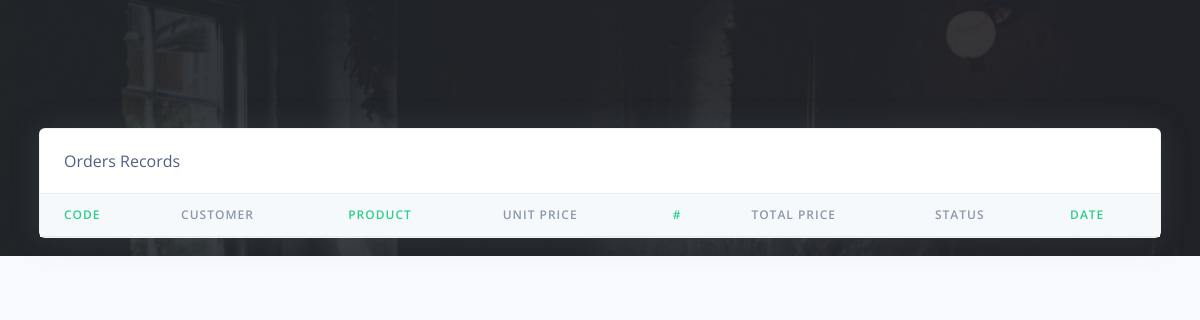
Before: /Restro/cashier/orders_reports.php (signed in) with the older database file.
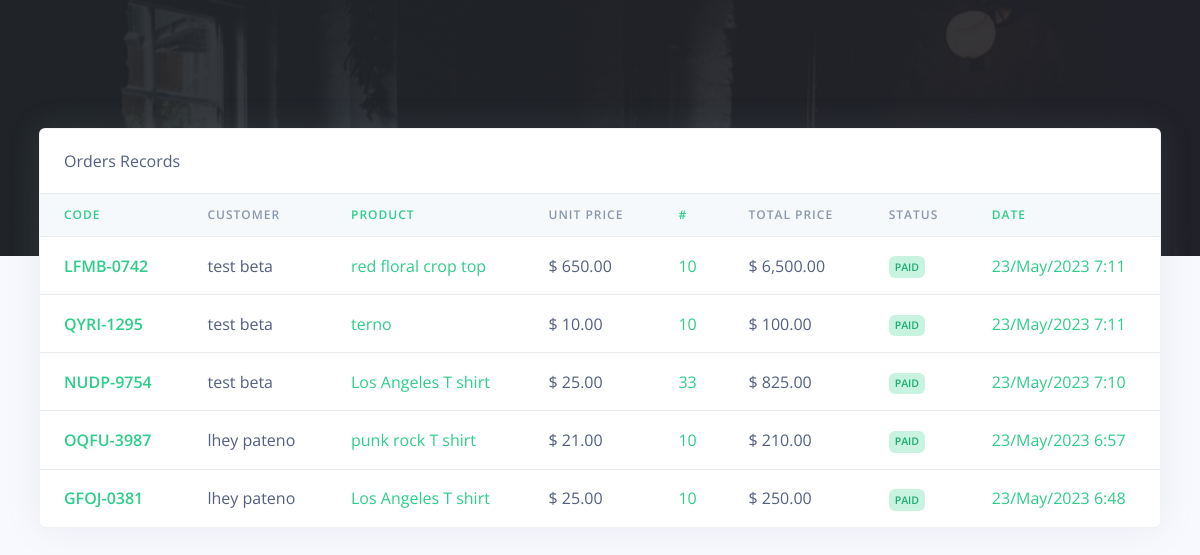
After: the same page with the newer database file.
### tables this page shows
CREATE TABLE `rpos_orders` (
  `order_id` varchar(200) NOT NULL,
  `order_code` varchar(200) NOT NULL,
  `customer_id` varchar(200) NOT NULL,
  `customer_name` varchar(200) NOT NULL,
  `prod_id` varchar(200) NOT NULL,
  `prod_name` varchar(200) NOT NULL,
  `prod_price` varchar(200) NOT NULL,
  `prod_qty` varchar(200) NOT NULL,
  `order_status` varchar(200) NOT NULL,
  `created_at` timestamp(6) NOT NULL DEFAULT current_timestamp(6) ON UPDATE current_timestamp(6)
);

### Restro/cashier/orders_reports.php (the view, shortened to what this page needs)
<?php
include('config/config.php');
require_once('partials/_head.php');
?>
<body>
    <div class="main-content">
        <div class="container-fluid mt--8">
            <div class="row">
                <div class="col">
                    <div class="card shadow">
                        <div class="card-header border-0">
                            Orders Records
                        </div>
                        <div class="table-responsive">
                            <table class="table align-items-center table-flush">
                                <thead class="thead-light">
                                    <tr>
                                        <th class="text-success" scope="col">Code</th>
                                        <th scope="col">Customer</th>
                                        <th class="text-success" scope="col">Product</th>
                                        <th scope="col">Unit Price</th>
                                        <th class="text-success" scope="col">#</th>
                                        <th scope="col">Total Price</th>
                                        <th scop="col">Status</th>
                                        <th class="text-success" scope="col">Date</th>
                                    </tr>
                                </thead>
                                <tbody>
                                    <?php
                                    $ret = "SELECT * FROM  rpos_orders ORDER BY `created_at` DESC  ";
                                    $stmt = $mysqli->prepare($ret);
                                    $stmt->execute();
                                    $res = $stmt->get_result();
                                    while ($order = $res->fetch_object()) {
                                        $total = ($order->prod_price * $order->prod_qty);
                                    ?>
                                        <tr>
                                            <th class="text-success" scope="row"><?php echo $order->order_code; ?></th>
                                            <td><?php echo $order->customer_name; ?></td>
                                            <td class="text-success"><?php echo $order->prod_name; ?></td>
                                             <td>$ <?php echo number_format($order->prod_price, 2, '.', ','); ?></td>
                                            <td class="text-success"><?php echo $order->prod_qty; ?></td>
                                            <td>$ <?php echo number_format($total, 2, '.', ','); ?></td>
                                            <td><?php if ($order->order_status == '') {
                                                    echo "<span class='badge badge-danger'>Not Paid</span>";
                                                } else {
                                                    echo "<span class='badge badge-success'>$order->order_status</span>";
                                                } ?></td>
                                            <td class="text-success"><?php echo date('d/M/Y g:i', strtotime($order->created_at)); ?></td>
                                        </tr>
                                    <?php } ?>
                                </tbody>
                            </table>
                        </div>
                    </div>
                </div>
            </div>
        </div>
    </div>
</body>
</html>

Changed rows visible on the page:
added rpos_orders: order_code "LFMB-0742", customer_name "test beta", prod_name "red floral crop top", prod_price "650.00", prod_qty "10", total "6,500.00", order_status "PAID", created_at "23/May/2023 7:11"
added rpos_orders: order_code "QYRI-1295", customer_name "test beta", prod_name "terno", prod_price "10.00", prod_qty "10", total "100.00", order_status "PAID", created_at "23/May/2023 7:11"
added rpos_orders: order_code "NUDP-9754", customer_name "test beta", prod_name "Los Angeles T shirt", prod_price "25.00", prod_qty "33", total "825.00", order_status "PAID", created_at "23/May/2023 7:10"
added rpos_orders: order_code "OQFU-3987", customer_name "lhey pateno", prod_name "punk rock T shirt", prod_price "21.00", prod_qty "10", total "210.00", order_status "PAID", created_at "23/May/2023 6:57"
added rpos_orders: order_code "GFOJ-0381", customer_name "lhey pateno", prod_name "Los Angeles T shirt", prod_price "25.00", prod_qty "10", total "250.00", order_status "PAID", created_at "23/May/2023 6:48"
